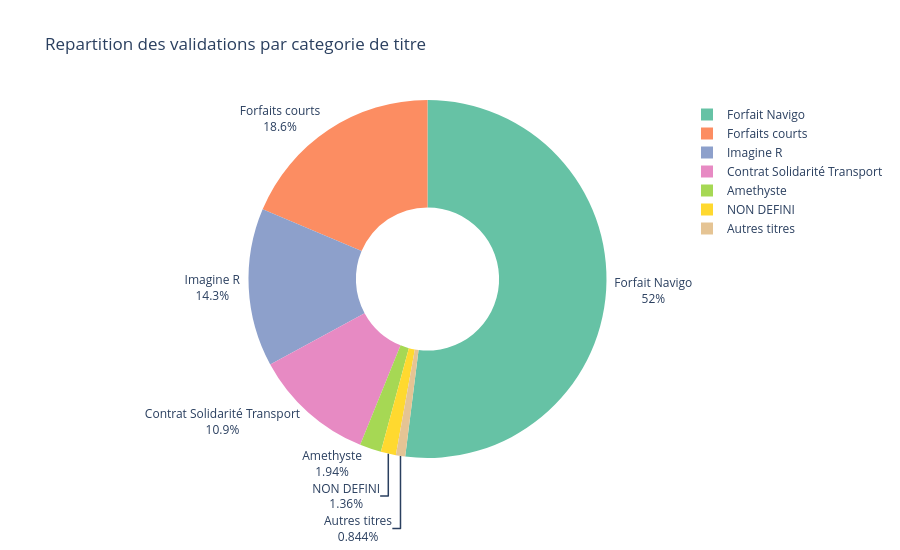

Notebook source saved alongside this figure:
### Code cell
# ============================================================
# REPARTITION DES CATEGORIES DE TITRES — Donut chart
# ============================================================
# POURQUOI : comprendre qui utilise quel titre
# Forfait Navigo = abonnement mensuel standard (travailleurs)
# Imagine R      = abonnement etudiant/lyceen
# Amethyste      = abonnement senior/handicap
# Forfaits courts = tickets a l'unite (touristes, occasionnels)
# NON DEFINI     = titre non reconnu (fraude potentielle)
#
# On utilise un DONUT CHART (camembert avec trou au centre)
# car il est plus lisible qu'un camembert plein quand il y a
# beaucoup de categories

categories = (df.groupby('CATEGORIE_TITRE')['NB_VALD']
                .sum()
                .reset_index()
                .sort_values('NB_VALD', ascending=False))

categories['pct'] = (categories['NB_VALD'] / categories['NB_VALD'].sum() * 100).round(1)

fig = px.pie(
    categories,
    values='NB_VALD',
    names='CATEGORIE_TITRE',
    title='Repartition des validations par categorie de titre',
    hole=0.4,
    color_discrete_sequence=px.colors.qualitative.Set2
)
fig.update_traces(textposition='outside', textinfo='percent+label')
fig.update_layout(height=550)
fig.show()

print('\nDetail par categorie :')
display(categories.rename(columns={
    'NB_VALD': 'total_validations',
    'pct': 'part (%)'
}).reset_index(drop=True))

### Figure 1 — Plotly figure (JSON) as saved in the notebook; plotly's stock layout.template omitted (floating-point values rounded to 4 significant figures)
{"data": [{"domain": {"x": [0, 1], "y": [0, 1]}, "hole": 0.4, "hovertemplate": "CATEGORIE_TITRE=%{label}<br>NB_VALD=%{value}<extra></extra>", "labels": ["Forfait Navigo", "Forfaits courts", "Imagine R", "Contrat Solidarité Transport", "Amethyste", "NON DEFINI", "Autres titres"], "legendgroup": "", "name": "", "showlegend": true, "textinfo": "percent+label", "textposition": "outside", "type": "pie", "values": [251434647, 90115054, 69114429, 52913860, 9382161, 6591009, 4083587]}], "layout": {"height": 550, "legend": {"tracegroupgap": 0}, "piecolorway": ["rgb(102,194,165)", "rgb(252,141,98)", "rgb(141,160,203)", "rgb(231,138,195)", "rgb(166,216,84)", "rgb(255,217,47)", "rgb(229,196,148)", "rgb(179,179,179)"], "title": {"text": "Repartition des validations par categorie de titre"}}}
